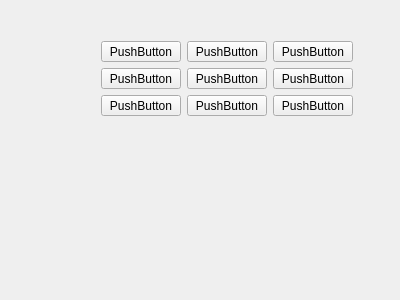
<?xml version="1.0" encoding="UTF-8"?>
<ui version="4.0">
 <class>Widget</class>
 <widget class="QWidget" name="Widget">
  <property name="geometry">
   <rect>
    <x>0</x>
    <y>0</y>
    <width>400</width>
    <height>300</height>
   </rect>
  </property>
  <property name="windowTitle">
   <string>Widget</string>
  </property>
  <widget class="QPushButton" name="pushButton">
   <property name="geometry">
    <rect>
     <x>101</x>
     <y>41</y>
     <width>80</width>
     <height>21</height>
    </rect>
   </property>
   <property name="text">
    <string>PushButton</string>
   </property>
  </widget>
  <widget class="QPushButton" name="pushButton_2">
   <property name="geometry">
    <rect>
     <x>101</x>
     <y>68</y>
     <width>80</width>
     <height>21</height>
    </rect>
   </property>
   <property name="text">
    <string>PushButton</string>
   </property>
  </widget>
  <widget class="QPushButton" name="pushButton_3">
   <property name="geometry">
    <rect>
     <x>101</x>
     <y>95</y>
     <width>80</width>
     <height>21</height>
    </rect>
   </property>
   <property name="text">
    <string>PushButton</string>
   </property>
  </widget>
  <widget class="QPushButton" name="pushButton_4">
   <property name="geometry">
    <rect>
     <x>187</x>
     <y>68</y>
     <width>80</width>
     <height>21</height>
    </rect>
   </property>
   <property name="text">
    <string>PushButton</string>
   </property>
  </widget>
  <widget class="QPushButton" name="pushButton_5">
   <property name="geometry">
    <rect>
     <x>273</x>
     <y>41</y>
     <width>80</width>
     <height>21</height>
    </rect>
   </property>
   <property name="text">
    <string>PushButton</string>
   </property>
  </widget>
  <widget class="QPushButton" name="pushButton_6">
   <property name="geometry">
    <rect>
     <x>273</x>
     <y>95</y>
     <width>80</width>
     <height>21</height>
    </rect>
   </property>
   <property name="text">
    <string>PushButton</string>
   </property>
  </widget>
  <widget class="QPushButton" name="pushButton_7">
   <property name="geometry">
    <rect>
     <x>273</x>
     <y>68</y>
     <width>80</width>
     <height>21</height>
    </rect>
   </property>
   <property name="text">
    <string>PushButton</string>
   </property>
  </widget>
  <widget class="QPushButton" name="pushButton_8">
   <property name="geometry">
    <rect>
     <x>187</x>
     <y>41</y>
     <width>80</width>
     <height>21</height>
    </rect>
   </property>
   <property name="text">
    <string>PushButton</string>
   </property>
  </widget>
  <widget class="QPushButton" name="pushButton_9">
   <property name="geometry">
    <rect>
     <x>187</x>
     <y>95</y>
     <width>80</width>
     <height>21</height>
    </rect>
   </property>
   <property name="text">
    <string>PushButton</string>
   </property>
  </widget>
 </widget>
 <layoutdefault spacing="6" margin="11"/>
 <resources/>
 <connections/>
</ui>
